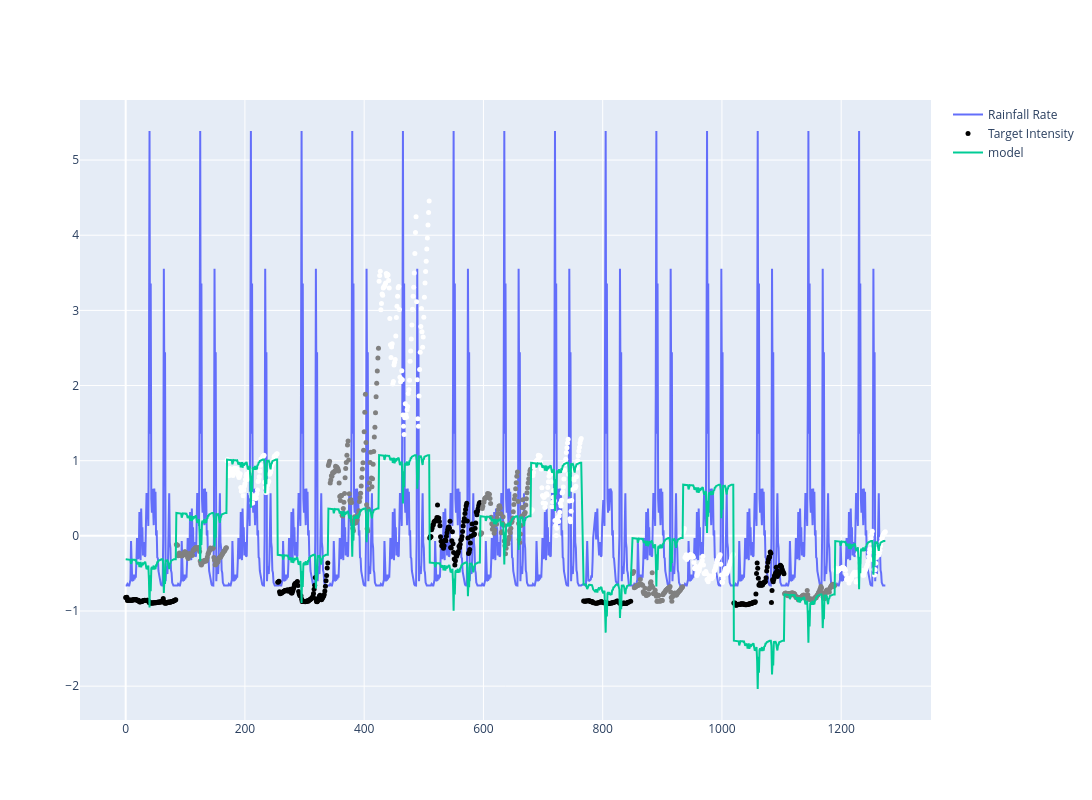

The cell this chart's notebook holds for it:
### Code cell
from scipy.optimize import curve_fit

# Sample data loading
model_data = regression_data.reset_index(names="timestamp").dropna()
# Handle missing values in intensity
# model_data["intensity"].interpolate(method="linear", inplace=True)

# Prepare the data for curve fitting
X_data = model_data[["range", "reflectivity", "precipitation.intensity_hour_shifted"]]
y_data = model_data["intensity"]

# Initial guess for the parameters
initial_guess = [
    -0.0013278910543705607,
    0.03455791702900116,
    0.07516002756790159,
    2,
    -0.1,
]

# Fit the model using curve_fit
params, covariance = curve_fit(model_func, X_data, y_data, p0=initial_guess)

# Extract the fitted parameters
a1, a2, a3, b, c = params

print(f"Fitted parameters:\na1 = {a1}\na1 = {a2}\na1 = {a3}\nb = {b}\nc = {c}")

# Predict the intensity using the fitted model
model_data["predicted_intensity"] = model_func(X_data, *params)

# Filter the data for a specific reflectivity and range
# reflectivity_value = 0.9  # Example: white
# range_value = 32.45  # Example: 14.20 m

# filtered_model_data = model_data[(model_data["reflectivity"] == reflectivity_value) & (model_data["range"] == range_value)]


fig = go.Figure()
fig.add_trace(
    go.Scatter(
        x=model_data.index,
        y=model_data["precipitation.intensity_hour_shifted"],
        mode="lines",
        name="Rainfall Rate",
    )
)
fig.add_trace(
    go.Scatter(
        x=model_data.index,
        y=model_data["intensity"],
        mode="markers",
        name="Target Intensity",
        text=model_data["target"],
        marker=dict(size=5, color=model_data["color"]),
    )
)
fig.add_trace(
    go.Scatter(
        x=model_data.index,
        y=model_data["predicted_intensity"],
        mode="lines",
        name="model",
    )
)
fig.update_layout(height=800, width=1600)

# Add linear and polynomial regression here

### Figure 1 — Plotly figure (JSON) as saved in the notebook; plotly's stock layout.template omitted (floating-point values rounded to 4 significant figures; data arrays with more than 128 entries replaced by an {"elided": "..."} marker saying what was removed)
{"data": [{"mode": "lines", "name": "Rainfall Rate", "type": "scatter", "x": {"elided": "1248 int values"}, "y": {"elided": "1248 float values"}}, {"marker": {"color": {"elided": "1248 str values"}, "size": 5}, "mode": "markers", "name": "Target Intensity", "text": {"elided": "1248 str values"}, "type": "scatter", "x": {"elided": "1248 int values"}, "y": {"elided": "1248 float values"}}, {"mode": "lines", "name": "model", "type": "scatter", "x": {"elided": "1248 int values"}, "y": {"elided": "1248 float values"}}], "layout": {"height": 800, "width": 1600}}
